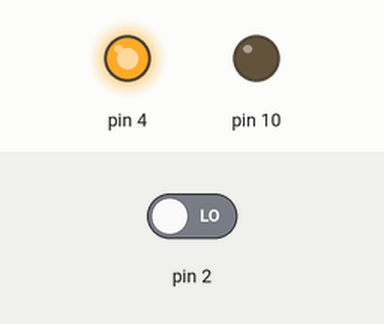
The sketch below on a simulated Arduino Uno, built with avr-gcc and run on an emulated ATmega328P. On the bench: output pins drawn as LEDs (lit = HIGH). The test bench sets the inputs (shaded band); at power-on: pin 2 LOW. What the sketch prints to the serial monitor is not drawn.

Above: at 0.1 s.
Timing chart, 0 to 1.6 s (numbered marks = the images above):
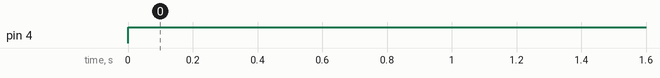

The sketch:

ultrasonic.ino
```cpp
float distancia;
float tiempo;
int x;
void setup(){
  Serial.begin(9600);
  pinMode(4, OUTPUT); /*activación del pin 9 como salida: para el pulso ultrasónico*/
  pinMode(2, INPUT); /*activación del pin 8 como entrada: tiempo del rebote del ultrasonido*/
  pinMode(10, OUTPUT);
}

void loop(){
  digitalWrite(4,LOW); /* Por cuestión de estabilización del sensor*/
  delayMicroseconds(1);
  digitalWrite(4, HIGH); /* envío del pulso ultrasónico*/
  delayMicroseconds(10);
  tiempo=pulseIn(2, HIGH); /* Función para medir la longitud del pulso entrante. Mide el tiempo que transcurrido entre el envío
  del pulso ultrasónico y cuando el sensor recibe el rebote, es decir: desde que el pin 12 empieza a recibir el rebote, HIGH, hasta que
  deja de hacerlo, LOW, la longitud del pulso entrante*/
  distancia= float(0.017*tiempo); /*fórmula para calcular la distancia obteniendo un valor entero*/
  /*Monitorización en centímetros por el monitor serial*/
  x = int(distancia);
  Serial.print("Distancia ");
  Serial.print(distancia);
  Serial.println(" cm");
  delay(500);
  if (x>10.00){
    digitalWrite(10, HIGH);
    delay(500);
    digitalWrite(10, LOW);
    delay(500);
    }
   else{
    digitalWrite(9, HIGH);
    delay(500);
    digitalWrite(9, LOW);
    delay(500);

    }

}
```

Measured:
- by itself, pin 4: LOW → HIGH at 0.00 s
